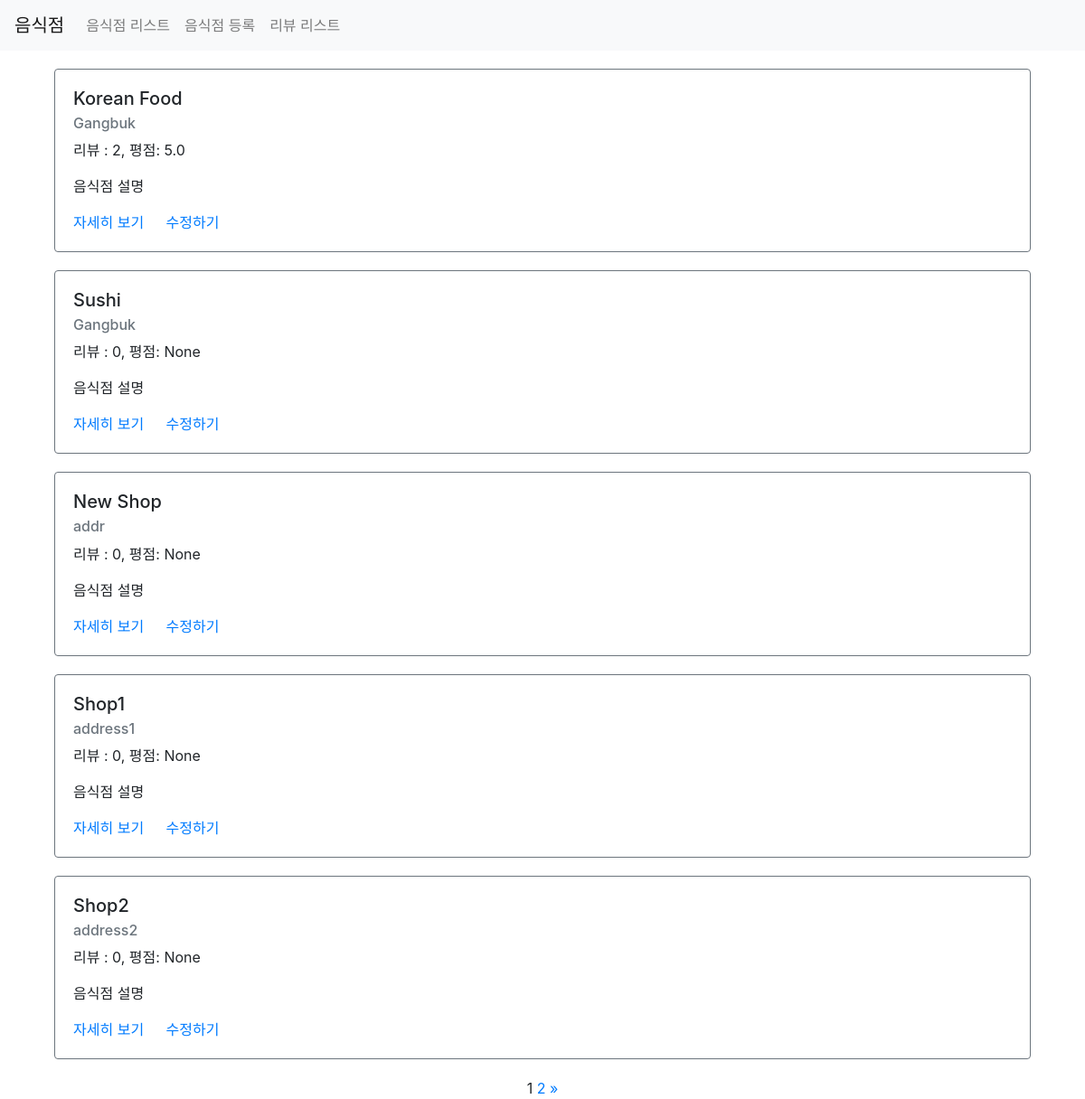
Screenshot of /third/list/ with the database file from the repository.
### third/models.py (models this page shows)
class Restaurant(models.Model):
    name = models.CharField(max_length=30)
    address = models.CharField(max_length=200)
    image = models.CharField(max_length=500, default=None, null=True)
    password = models.CharField(max_length=20, default=None, null=True)
    created_at = models.DateTimeField(auto_now_add=True)
    update_at = models.DateTimeField(auto_now=True)

### third/views.py (the view)
# urls.py: path('list/', views.list, name="list"),
def list(request):
    restaurants = Restaurant.objects.all()\
        .annotate(reviews_count = Count('review'))\
        .annotate(average_point=Avg('review__point'))
    page = request.GET.get('page')  # 파라미터로 넘어온 현재 페이지 값
    paginator = Paginator(restaurants, 5) # 한 페이지에 5개씩 표시
    items = paginator.get_page(page) # 해당 페이지에 맞는 리스트로 필터링
    context = {
        "restaurants": items
    }
    return render(request, 'third/list.html', context)

### third/templates/third/list.html (shortened to what this page needs)
{% extends 'third/base.html' %}
{% load static %}
{% block content %}
<div class="container">
    {% for item in restaurants %}
    <div class="row restaurant-item" style="margin:20px auto;">
        <div class="col-sm-12">
            <div class="card border-secondary">
                <div class="card-body">
                    <h5 class="card-title">{{ item.name }}</h5>
                    <h6 class="card-subtitle mb-2 text-muted">{{ item.address }}</h6>
                    <p class="card-text">리뷰 : {{ item.reviews_count }}, 평점: {{ item.average_point }}</p>
                    <p class="card-text">음식점 설명</p>
                    <a href="{% url 'restaurant-detail' id=item.id %}" class="card-link">자세히 보기</a>
                    <a href="{% url 'restaurant-update' %}?id={{ item.id }}" class="card-link">수정하기</a>
                </div>
            </div>
        </div>
    </div>
    {% endfor %}
    <div class="row">
        <div class="col-sm-12 text-center">
            <div class="pagination">
                <span class="step-links text-center" style="width:100%;">
                    <span class="current">
                        {{ restaurants.number }}
                    </span>
                    {% if restaurants.has_next %}
                        <a href="?page={{ restaurants.next_page_number }}">{{ restaurants.next_page_number }}</a>
                        <a href="?page={{ restaurants.paginator.num_pages }}">&raquo;</a>
                    {% endif %}
                </span>
            </div>
        </div>
    </div>
</div>
{% endblock %}

### rows the page displays
Restaurant: name "Korean Food", address "Gangbuk", reviews_count "2", average_point "5.0"
Restaurant: name "Sushi", address "Gangbuk", reviews_count "0", average_point "None"
Restaurant: name "New Shop", address "addr", reviews_count "0", average_point "None"
Restaurant: name "Shop1", address "address1", reviews_count "0", average_point "None"
Restaurant: name "Shop2", address "address2", reviews_count "0", average_point "None"

### other values shown
{{ restaurants.number }} "1"
{{ restaurants.next_page_number }} "2"
